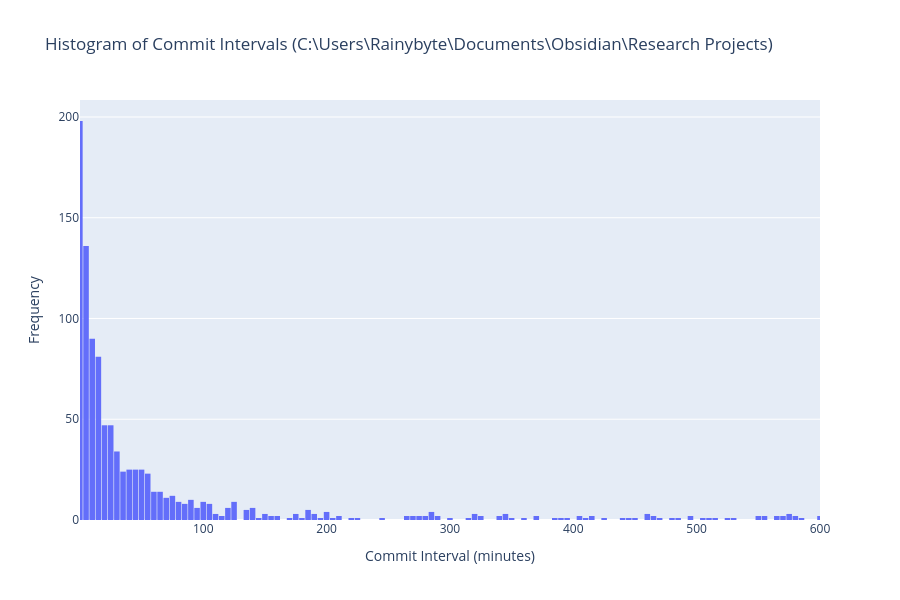

Notebook source saved alongside this figure:
### Code cell
fig = px.histogram(
    df_intervals,
    x="interval_minutes",
    range_x=[0.1, 600],
    nbins=2000,  # Adjust the number of bins as needed
    hover_data={
        "newer_time": True,
        "older_time": True,
        "interval_seconds": ":.0f",
        "interval_minutes": ":.2f",
        "interval_hours": ":.3f",
    },
    title=f"Histogram of Commit Intervals ({repo.working_tree_dir})",
    labels={"interval_minutes": "Interval (minutes)"},
)

fig.update_layout(
    xaxis_title="Commit Interval (minutes)",
    yaxis_title="Frequency",
    bargap=0.1,
    height=600,
)
fig.show()

### Figure 1 — Plotly figure (JSON) as saved in the notebook; plotly's stock layout.template omitted (floating-point values rounded to 4 significant figures; data arrays with more than 128 entries replaced by an {"elided": "..."} marker saying what was removed)
{"data": [{"bingroup": "x", "hovertemplate": "Interval (minutes)=%{x:.2f}<br>count=%{y}<extra></extra>", "legendgroup": "", "marker": {"color": "#636efa", "pattern": {"shape": ""}}, "name": "", "nbinsx": 2000, "orientation": "v", "showlegend": false, "x": {"elided": "1084 float values"}, "xaxis": "x", "yaxis": "y", "type": "histogram"}], "layout": {"xaxis": {"anchor": "y", "domain": [0.0, 1.0], "title": {"text": "Commit Interval (minutes)"}, "range": [0.1, 600]}, "yaxis": {"anchor": "x", "domain": [0.0, 1.0], "title": {"text": "Frequency"}}, "legend": {"tracegroupgap": 0}, "title": {"text": "Histogram of Commit Intervals (C:\\Users\\Rainybyte\\Documents\\Obsidian\\Research Projects)"}, "barmode": "relative", "bargap": 0.1, "height": 600}}
